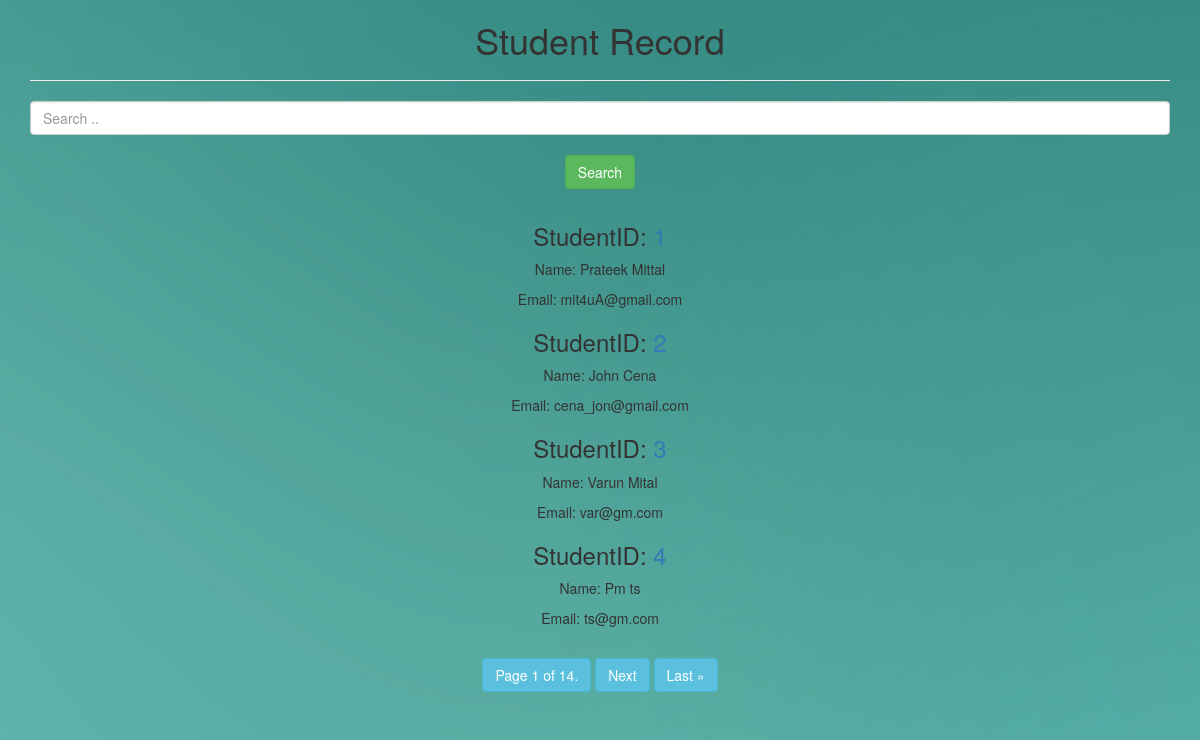
The page /students/ on the database its author committed.
### students/models.py (models this page shows, shortened)
class Student(models.Model):
	sid        = models.IntegerField(default = 0)
	fname      = models.CharField(max_length = 35)
	lname      = models.CharField(max_length = 35)
	email      = models.EmailField(max_length = 254)
	gender     = models.CharField(max_length = 10)
	school     = models.ForeignKey(School ,on_delete = models.CASCADE)
	book       = models.ManyToManyField(Book)

### students/views.py (the view)
# urls.py: path('',views.student_list, name="list"),
def student_list(request):
	students = Student.objects.all()
	paginator = Paginator(students, 4)
	page = request.GET.get('page')
	students = paginator.get_page(page)
	return render(request, "students/student_list.html",
		         {'students':students})

### students/templates/students/student_list.html (shortened to what this page needs)
{% extends 'base_layout.html' %}
{% load crispy_forms_tags %}
{% block content %}
	<center>
	<h1> Student Record </h1>
	<hr/>
	<form method="GET" action="{% url 'search' %}">
		<input name = "q" value="{{request.GET.q}}" class="form-control " placeholder="Search .." >
		<br/>
		<button  type="submit" class = "btn btn-success">
			Search
		</button>
	</center>
	<center>
	<div class = "col-xs-12">
		{% for student in students %}
			<div >
				<h3> StudentID:
				   <a href = "{% url 'detail' sid=student.sid %}"> {{ student.id }}</a></h3>
				<p> Name: {{ student.fname }} {{ student.lname }} </p>
				<p> Email: {{ student.email }}</p>
			</div>
		{% endfor %}
	</div>
</center>
<center>
	<div class="pagination">
	    <span class="step-links">
	        <a href="?page={{ students.number }}" class="btn btn-info" > Page {{ students.number }} of {{ students.paginator.num_pages }}. </a>
	        {% if students.has_next %}
	            <a href="?page={{ students.next_page_number }}" class="btn btn-info" > Next </a>
	            <a href="?page={{ students.paginator.num_pages }}"class="btn btn-info" > Last &raquo;</a>
	        {% endif %}
	    </span>
	</div>
</center>
{% endblock %}

### static/style.css (style rules this page uses)
body { background-image: url(/static/b.jpg); }

### rows shown on the page
Student: fname "Prateek", lname "Mittal", email "mit4uA@gmail.com"
Student: id "2", fname "John", lname "Cena", email "cena_jon@gmail.com"
Student: id "3", fname "Varun", lname "Mital", email "var@gm.com"
Student: id "4", fname "Pm", lname "ts", email "ts@gm.com"

### other values the page prints
{{ students.number }} "1"
{{ students.paginator.num_pages }} "14"
